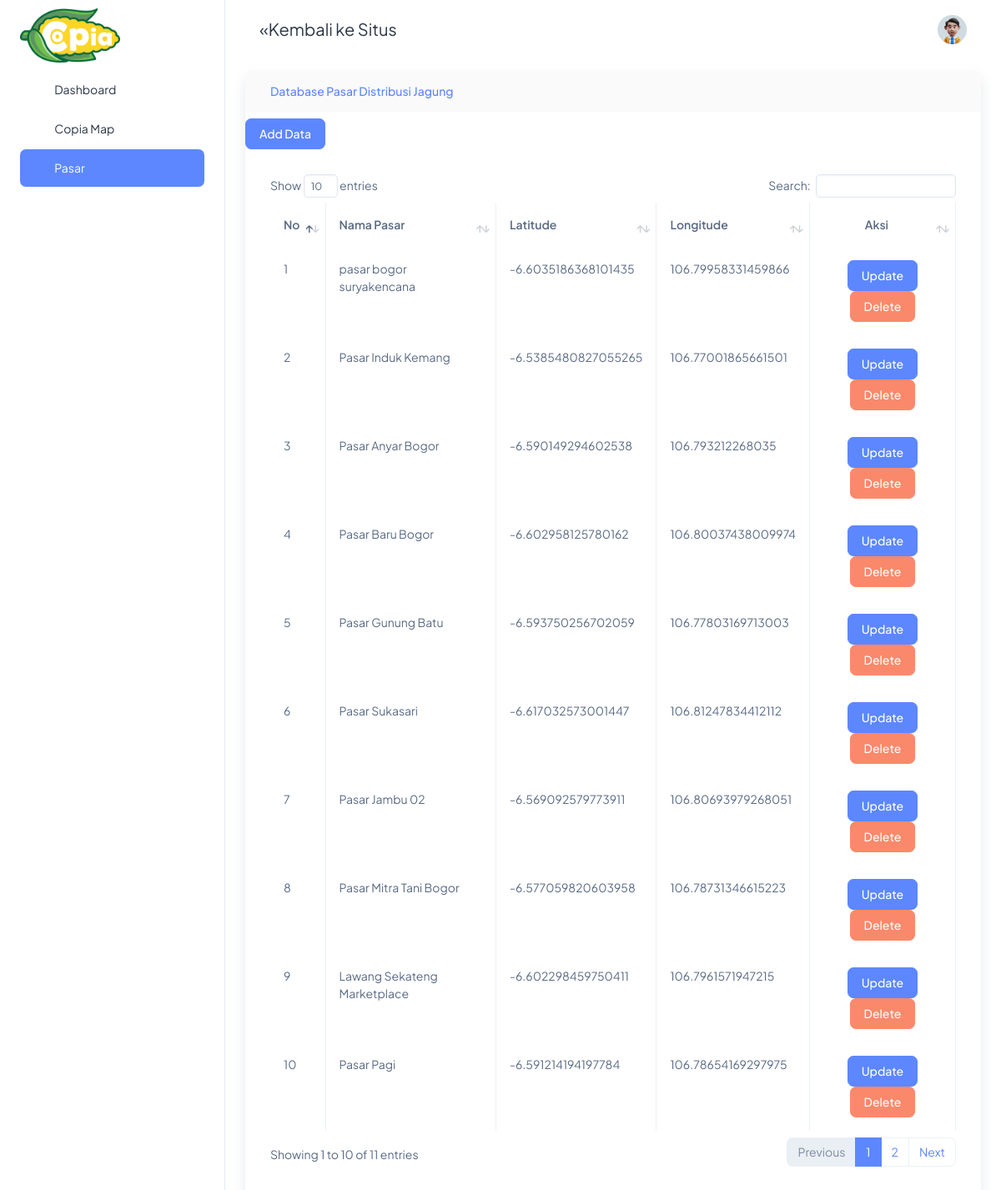
/pasar.php, run on the app's committed database.
### tables this page shows
CREATE TABLE `pasar` (
  `id_pasar` int(11) NOT NULL,
  `pasar` varchar(50) NOT NULL,
  `latitude` varchar(50) NOT NULL,
  `longitude` varchar(50) NOT NULL
);

### pasar.php (the view, shortened to what this page needs)
<!doctype html>
<html lang="en">
<head>
  <link rel="stylesheet" href="assets/css/styles.min.css" />
  <link href="assets/vendor/datatables/dataTables.bootstrap4.min.css" rel="stylesheet">
</head>
<body>
  <div class="page-wrapper" id="main-wrapper" data-layout="vertical" data-navbarbg="skin6" data-sidebartype="full"
    data-sidebar-position="fixed" data-header-position="fixed">
    <aside class="left-sidebar">
      <div>
        <div class="brand-logo d-flex align-items-center justify-content-between">
          <a href="./index.php" class="text-nowrap logo-img">
            <img src="assets/images/logos/logo.png" width="120" style=" margin-top:10px; margin-bottom:10px;" alt="" />
          </a>
        </div>
        <nav class="sidebar-nav scroll-sidebar" data-simplebar="">
          <ul id="sidebarnav">
            <li class="sidebar-item">
              <a class="sidebar-link" href="index.php" aria-expanded="false">
                <span>
                  <i class="ti ti-layout-dashboard"></i>
                </span>
                <span class="hide-menu">Dashboard</span>
              </a>
            </li>
            <li class="sidebar-item">
              <a class="sidebar-link" href="copia_map.php" aria-expanded="false">
                <span>
                  <i class="ti ti-map"></i>
                </span>
                <span class="hide-menu">Copia Map</span>
              </a>
            </li>
            <li class="sidebar-item">
              <a class="sidebar-link" href="pasar.php" aria-expanded="false">
                <span>
                  <i class="ti ti-building-store"></i>
                </span>
                <span class="hide-menu">Pasar</span>
              </a>
            </li>
          </ul>
        </nav>
      </div>
    </aside>
    <div class="body-wrapper">
      <header class="app-header">
        <nav class="navbar navbar-expand-lg navbar-light">
          <ul class="navbar-nav">
            <li class="nav-item">
              <a class="nav-link" aria-current="page" href="#" id="item" style="font-size: 20px;">&laquo;Kembali ke Situs</a>
            </li>
          </ul>
          <div class="navbar-collapse justify-content-end px-0" id="navbarNav">
            <ul class="navbar-nav flex-row ms-auto align-items-center justify-content-end" aria-expand="true">
              <li class="nav-item dropdown">
                <a class="nav-link nav-icon-hover" id="drop2" data-bs-toggle="dropdown"
                  aria-expanded="false">
                  <img src="assets/images/profile/user-1.jpg" alt="" width="35" height="35" class="rounded-circle">
                </a>
              </li>
            </ul>
          </div>
        </nav>
      </header>
      <div class="container-fluid">
      <div class="card shadow mb-4">
        <div class="card-header py-3">
            <h6 class="m-0 font-weight-bold text-primary">Database Pasar Distribusi Jagung</h6>
        </div>
        <div class="d-grid gap-2 d-md-block ml-2 mt-2">
            <a class="btn btn-primary" href="form.php" role="button">Add Data</a>
        </div>
        <div class="card-body">
            <div class="table-responsive">
                <table class="table table-bordered" id="dataTable" width="100%" cellspacing="0">
                    <thead>
                        <tr>
                            <th>No</th>
                            <th>Nama Pasar</th>
                            <th>Latitude</th>
                            <th>Longitude</th>
                            <th class="text-center">Aksi</th>
                        </tr>
                    </thead>
                    <tbody>
                    <?php
                        include "connect.php";
                        $conn = new mysqli($servername, $username, $password, $dbname);
                        $sql = "SELECT * FROM pasar";
                        $result = $conn->query($sql);
                        if ($result->num_rows > 0) {
                        $nomor = 1;
                        while($row = $result->fetch_assoc()) {
                            echo "<tr>
                                    <td>$nomor</td>
                                    <td>".$row["pasar"]."</td>
                                    <td>" . $row["latitude"]."</td>
                                    <td>". $row["longitude"]."</td>
                                    <td class='text-center'><a href=\"update.php?id_pasar=".$row["id_pasar"]."\" class=\"btn btn-primary\">Update</a>
                                    <a href=\"javascript:dialogHapus('delete.php?id_pasar=".$row["id_pasar"]."','".$row["pasar"]."')\" class=\"btn btn-danger\">Delete</a></td>
                                </tr>";
                            $nomor++;
                        }
                        } else {
                        echo "0 results";
                        }
                    ?>
                    </tbody>
                </table>
            </div>
        </div>
    </div>
      </div>
    </div>
  </div>
</body>
</html>

### data on the page
pasar: pasar "pasar bogor suryakencana", latitude "-6.6035186368101435", longitude "106.79958331459866"
pasar: pasar "Pasar Induk Kemang", latitude "-6.5385480827055265", longitude "106.77001865661501"
pasar: pasar "Pasar Anyar Bogor", latitude "-6.590149294602538", longitude "106.793212268035"
pasar: pasar "Pasar Baru Bogor", latitude "-6.602958125780162", longitude "106.80037438009974"
pasar: pasar "Pasar Gunung Batu", latitude "-6.593750256702059", longitude "106.77803169713003"
pasar: pasar "Pasar Sukasari", latitude "-6.617032573001447", longitude "106.81247834412112"
pasar: pasar "Pasar Jambu 02", latitude "-6.569092579773911", longitude "106.80693979268051"
pasar: pasar "Pasar Mitra Tani Bogor", latitude "-6.577059820603958", longitude "106.78731346615223"
pasar: pasar "Lawang Sekateng Marketplace", latitude "-6.602298459750411", longitude "106.7961571947215"
pasar: pasar "Pasar Pagi", latitude "-6.591214194197784", longitude "106.78654169297975"
